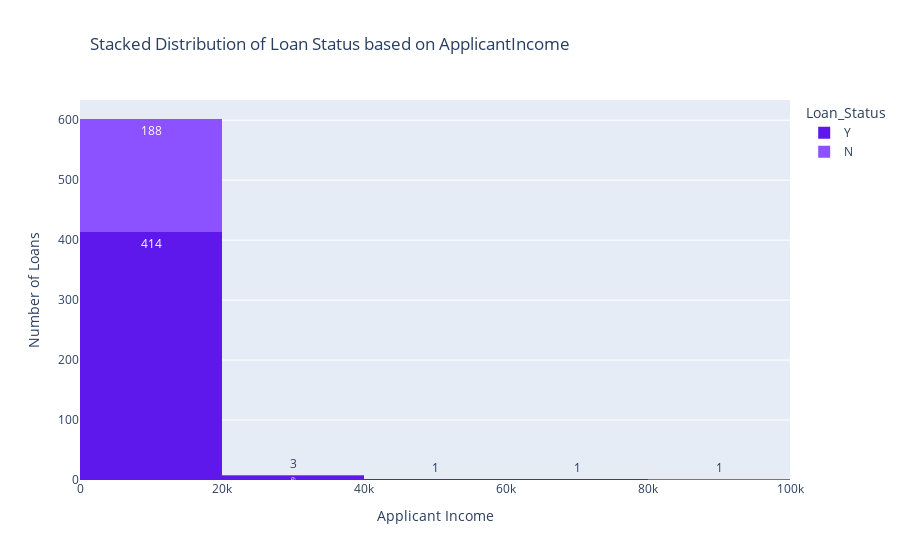

Notebook cell for this chart:
### Code cell
# Define categories and corresponding colors
categories = ['Y', 'N']
category_colors = ['#5E18EB', '#8C52FF']
color_mapping = {'Y': category_colors[0], 'N': category_colors[1]}

# Plot the histogram with LoanAmount on the x-axis and stacked Loan_Status
fig = px.histogram(loan,
                   x="ApplicantIncome",
                   color="Loan_Status",
                   color_discrete_map=color_mapping,  # Use the predefined color mapping
                   barmode='stack',  # Stacks the bars on top of one another
                   title='Stacked Distribution of Loan Status based on ApplicantIncome',
                   labels={'ApplicantIncome': 'Applicant Income'},
                   text_auto=True,  
                   nbins=int(loan['ApplicantIncome'].max() / 10000))  

# Update layout for centering the title and adjusting y-axis title
fig.update_layout(title_x=0.1, yaxis_title='Number of Loans')

# Show the plot
fig.show()

### Figure 1 — Plotly figure (JSON) as saved in the notebook; plotly's stock layout.template omitted (floating-point values rounded to 4 significant figures; data arrays with more than 128 entries replaced by an {"elided": "..."} marker saying what was removed)
{"data": [{"alignmentgroup": "True", "bingroup": "x", "hovertemplate": "Loan_Status=Y<br>Applicant Income=%{x}<br>count=%{y}<extra></extra>", "legendgroup": "Y", "marker": {"color": "#5E18EB", "pattern": {"shape": ""}}, "name": "Y", "nbinsx": 8, "offsetgroup": "Y", "orientation": "v", "showlegend": true, "texttemplate": "%{value}", "type": "histogram", "x": {"elided": "422 int values"}, "xaxis": "x", "yaxis": "y"}, {"alignmentgroup": "True", "bingroup": "x", "hovertemplate": "Loan_Status=N<br>Applicant Income=%{x}<br>count=%{y}<extra></extra>", "legendgroup": "N", "marker": {"color": "#8C52FF", "pattern": {"shape": ""}}, "name": "N", "nbinsx": 8, "offsetgroup": "N", "orientation": "v", "showlegend": true, "texttemplate": "%{value}", "type": "histogram", "x": {"elided": "192 int values"}, "xaxis": "x", "yaxis": "y"}], "layout": {"barmode": "stack", "legend": {"title": {"text": "Loan_Status"}, "tracegroupgap": 0}, "title": {"text": "Stacked Distribution of Loan Status based on ApplicantIncome", "x": 0.1}, "xaxis": {"anchor": "y", "domain": [0, 1], "title": {"text": "Applicant Income"}}, "yaxis": {"anchor": "x", "domain": [0, 1], "title": {"text": "Number of Loans"}}}}
